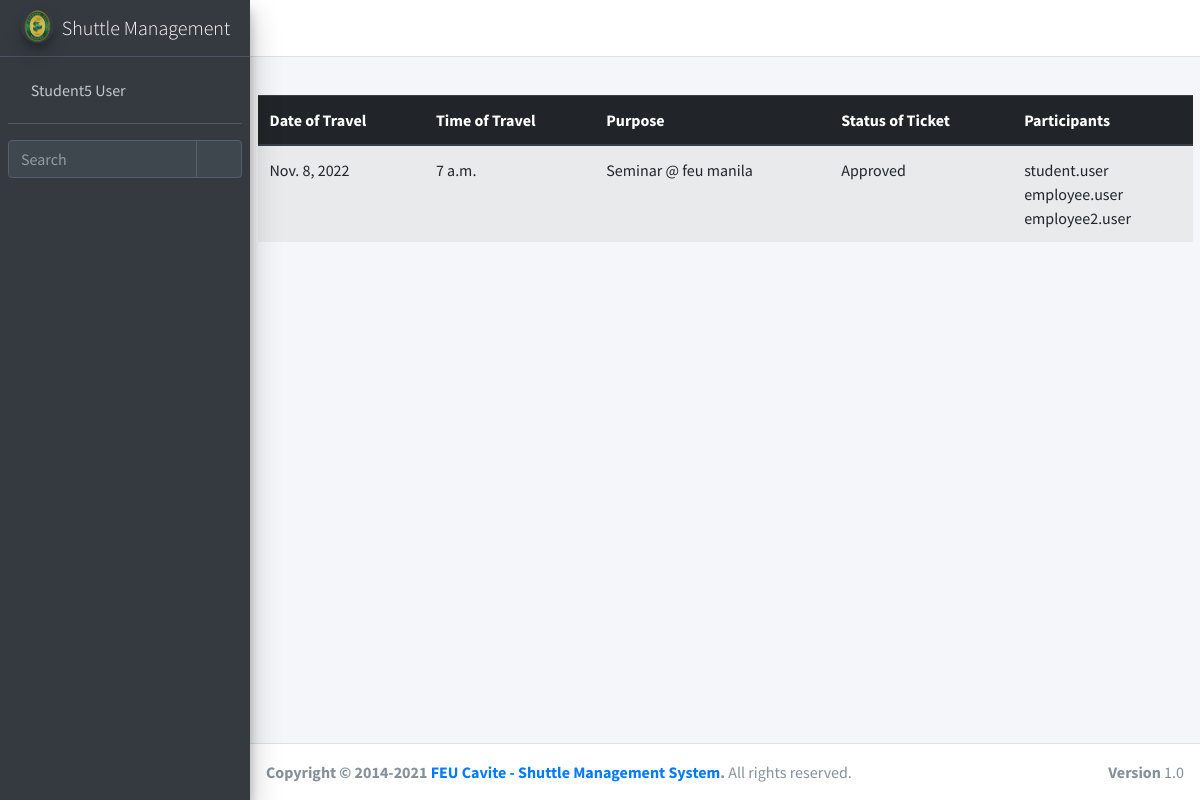
Screenshot of /ticket/view_ticket1/3 (signed in) with the database file from the repository.
### ticket/models.py (models this page shows, shortened)
class Tickets(models.Model):
    ticket_id = models.AutoField(primary_key=True)
    start_date = models.DateField(blank=True, null = True)
    start_time = models.TimeField(blank=True, null = True)
    arrival_time = models.TimeField(blank=True, null = True)
    date_filed = models.DateTimeField(blank=True, null = True, auto_now_add=True)
    description = models.CharField(max_length=255, blank=True, null = True)
    destination = models.CharField(max_length=255, blank=True, null = True)
    driver = models.ForeignKey(shuttle_driver, null=True, blank=True, on_delete=models.CASCADE)
    email = models.CharField(max_length=255, blank=True, null = True)
    ticket_status = models.ForeignKey(Ticket_status, null=True, blank=True, on_delete=models.CASCADE)
    cancel_reason = models.CharField(max_length=255, blank=True, null = True)
    qr_code = models.ImageField(upload_to = 'uploads/', blank = True, null = True)
    user = models.ForeignKey(User, null=True, blank=True, on_delete=models.CASCADE)
    approved_by = models.CharField(max_length=255, blank=True, null = True)

class Ticket_status(models.Model):
    ticket_status_id = models.AutoField(primary_key=True)
    ticket_status = models.CharField(max_length=255, blank=True, null = True)
    def __str__(self):
        return str(self.ticket_status)

class participants(models.Model):
    participant_id = models.AutoField(primary_key=True)
    participant_user = models.ForeignKey(User, null=True, blank=True, on_delete=models.CASCADE)
    ticket = models.ForeignKey(Tickets, null=True, blank=True, on_delete=models.CASCADE)
    hdf = models.IntegerField(null=True, blank=True, default = 0)
    qr_code = models.ImageField(upload_to = 'uploads/', blank = True, null = True)

### ticket/views.py (the view)
# urls.py: path('view_ticket1/<int:tag>', login_required(views.view_ticket1), name='view_ticket1'),
def view_ticket1(request, tag = 0):
	query = {
		'tag': tag,
		'ticket': Tickets.objects.filter(ticket_id = tag),
		'participants': User.objects.all(),
		'participants2': participants.objects.filter(ticket_id = tag),
		'r': Author.objects.filter(user = request.user),
	}
	return render(request, 'ticket/view_ticket1.html', query)

### ticket/templates/ticket/view_ticket1.html (shortened to what this page needs)
{% extends 'ticket/popupbase.html' %}
{% block content %}
{% load crispy_forms_tags %}
{% load static %}
<div class="container-fluid">
	<center>
		<table class="table table-striped">
			<thead class="thead-dark">
				<th>Date of Travel</th>
				<th>Time of Travel</th>
				<th>Purpose</th>
				<th>Status of Ticket</th>
				<th>Participants</th>
			</thead>
			{% for items in ticket %}
			<tr>
				<td>
					{{items.start_date}}
				</td>
				<td>
					{{items.start_time}}
				</td>
				<td>
					{{items.description}}
				</td>
				<td>
					{{items.ticket_status}}
				</td>
				<td>
					{% for items in participants2 %}
					{{items.participant_user}}<br>
					{% endfor %}
				</td>
			</tr>
			{% endfor %}
		</table>
	</center>
</div>
{% endblock content %}

### ticket/templates/ticket/popupbase.html (shortened to what this page needs)
{% load static %}
<!DOCTYPE html>
<html lang="en">
<head>
  <link rel="stylesheet" href="{% static 'basetemp/plugins/fontawesome-free/css/all.min.css' %}">
  <link rel="stylesheet" href="https://code.ionicframework.com/ionicons/2.0.1/css/ionicons.min.css">
  <link rel="stylesheet" href="{% static 'basetemp/plugins/tempusdominus-bootstrap-4/css/tempusdominus-bootstrap-4.min.css' %}">
  <link rel="stylesheet" href="{% static 'basetemp/plugins/icheck-bootstrap/icheck-bootstrap.min.css' %}">
  <link rel="stylesheet" href="{% static 'basetemp/plugins/jqvmap/jqvmap.min.css' %}">
  <link rel="stylesheet" href="{% static 'basetemp/dist/css/adminlte.min.css' %}">
  <link rel="stylesheet" href="{% static 'basetemp/plugins/overlayScrollbars/css/OverlayScrollbars.min.css' %}">
  <link rel="stylesheet" href="{% static 'basetemp/plugins/daterangepicker/daterangepicker.css' %}">
  <link rel="stylesheet" href="{% static 'basetemp/plugins/summernote/summernote-bs4.min.css' %}">
</head>
<body class="hold-transition sidebar-mini layout-fixed">
<div class="wrapper">
  <nav class="main-header navbar navbar-expand navbar-white navbar-light">
    <ul class="navbar-nav">
      <li class="nav-item">
        <a class="nav-link" data-widget="pushmenu" href="#" role="button"><i class="fas fa-bars"></i></a>
      </li>
      <li class="nav-item d-none d-sm-inline-block">
        <a href="#" class="nav-link"></a>
      </li>
    </ul>
    <ul class="navbar-nav ml-auto">
      <li class="nav-item">
        <a class="nav-link" data-widget="fullscreen" href="#" role="button">
          <i class="fas fa-expand-arrows-alt"></i>
        </a>
      </li>
    </ul>
  </nav>
  <aside class="main-sidebar sidebar-dark-primary elevation-4">
    <a href="/" class="brand-link">
      <img src="{% static 'shuttle/feulogo.png' %}" alt="AdminLTE Logo" class="brand-image img-circle elevation-3" style="opacity: .8">
      <span class="brand-text font-weight-light">Shuttle Management</span>
    </a>
    <div class="sidebar">
      <div class="user-panel mt-3 pb-3 mb-3 d-flex">
        <div class="image">
        </div>
        <div class="info">
          <a href="#" class="d-block">{{user.get_full_name}}</a>
        </div>
      </div>
      <div class="form-inline">
        <div class="input-group" data-widget="sidebar-search">
          <input class="form-control form-control-sidebar" type="search" placeholder="Search" aria-label="Search">
          <div class="input-group-append">
            <button class="btn btn-sidebar">
              <i class="fas fa-search fa-fw"></i>
            </button>
          </div>
        </div>
      </div>
    </div>
  </aside>
  <div class="content-wrapper">
    <div class="content-header">
    </div>
    {% block content %}
    {% endblock content %}
  </div>
  <footer class="main-footer">
    <strong>Copyright &copy; 2014-2021 <a href="#">FEU Cavite - Shuttle Management System</a>.</strong>
    All rights reserved.
    <div class="float-right d-none d-sm-inline-block">
      <b>Version</b> 1.0
    </div>
  </footer>
</div>
</body>
</html>

### rows the page displays
Tickets: start_date "Nov. 8, 2022", start_time "7 a.m.", description "Seminar @ feu manila", ticket_status "Approved"
participants: participant_user "student.user"
participants: participant_user "employee.user"
participants: participant_user "employee2.user"

### other values shown
{{ user.get_full_name }} "Student5 User"
